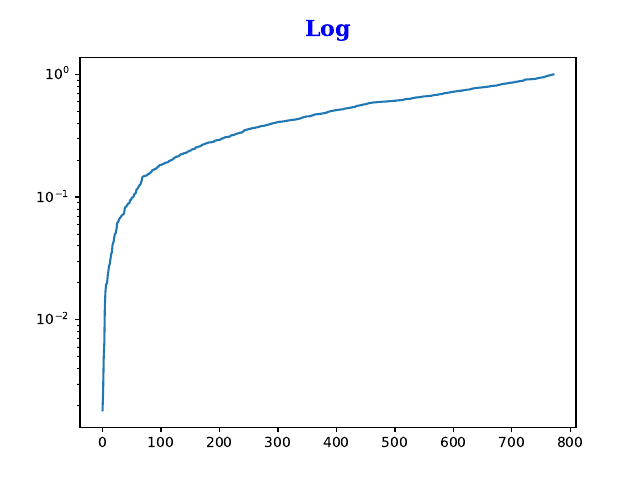

The script that saved this image:
# matplotlib can display plot titles centered, flush with the left side
# of a set of axes, and flush with the right side of a set of axes.
import matplotlib.pyplot as plt
import numpy as np

# Generate mock data
# Fixing random state for reproducibility
np.random.seed(100000)

# Make up some data in the interval (0, 1)
# Draw random samples from a normal (Gaussian) distribution.
y = np.random.normal(loc=0.5, scale=0.4, size=1000)
y = y[(y > 0) & (y < 1)]
y.sort()
x = np.arange(len(y))

# Plot log scale
plt.figure()
plt.plot(x, y)
plt.yscale('log')
plt.title('Log', loc='center', pad=15, fontsize=16, color='b',  fontweight='semibold', style='normal', family='serif')

plt.savefig('set_title.pdf')
plt.show()

